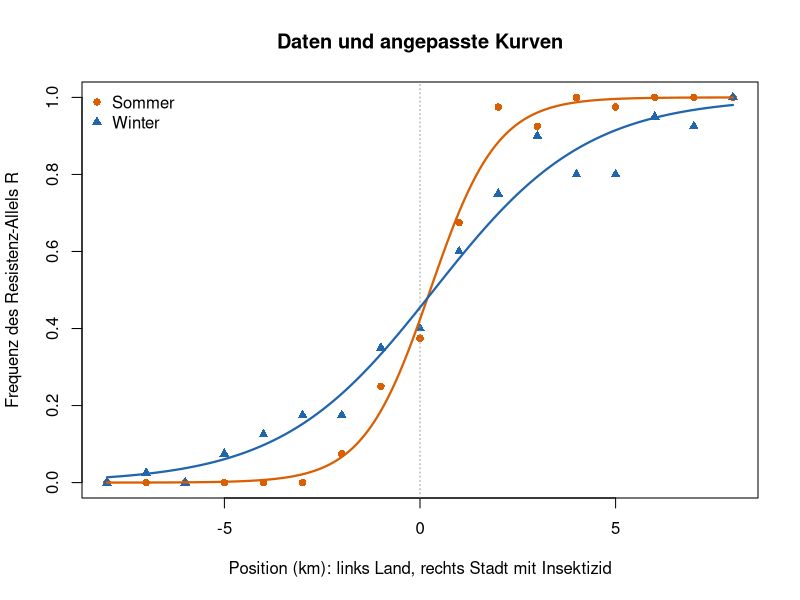
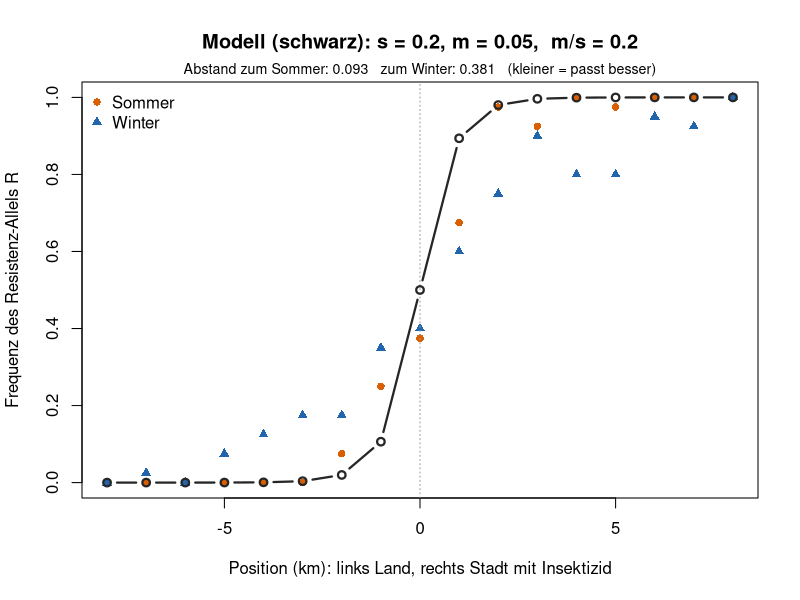
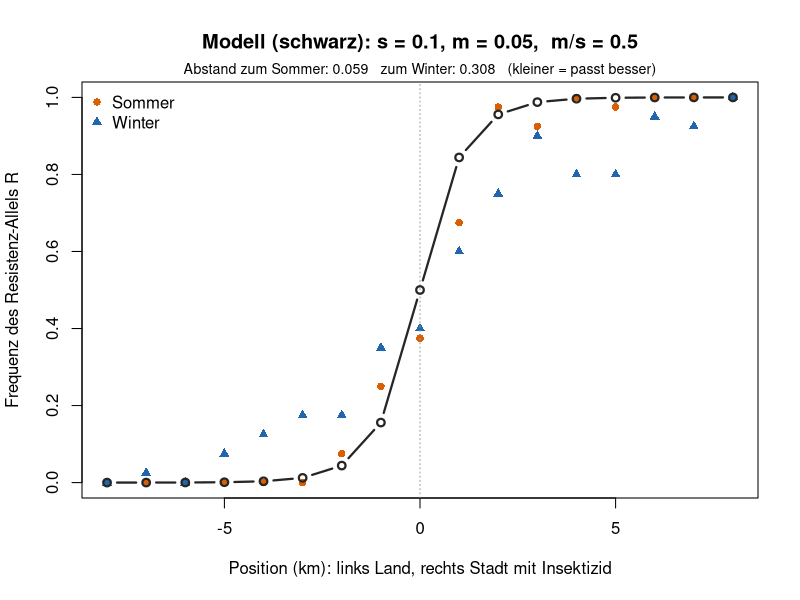

R code for these plots, in order:
## ---- chunk 1
# Position in km: links (x < 0) Land ohne Insektizid, rechts (x > 0) Stadt mit Insektizid
x <- seq(-8, 8, by = 1)
n <- 40   # untersuchte Allele (Genkopien) pro Stelle

# Anzahl Resistenz-Allele R pro Stelle (Kursdaten)
k_sommer <- c(0, 0, 0, 0, 0, 0, 3, 10, 15, 27, 39, 37, 40, 39, 40, 40, 40)
k_winter <- c(0, 1, 0, 3, 5, 7, 7, 14, 16, 24, 30, 36, 32, 32, 38, 37, 40)

sommer <- data.frame(x = x, p = k_sommer / n)
winter <- data.frame(x = x, p = k_winter / n)
## ---- chunk 2
#| code-fold: true
#| code-summary: "Hilfsfunktionen (nicht verändern)"
farben <- c(Sommer = "#d95f02", Winter = "#2166ac")

# Logistische Kurve: c = Zentrum (p = 0.5), b = Steilheit, Breite = 4 / b
logistisch <- function(x, c, b) 1 / (1 + exp(-b * (x - c)))

passe_an <- function(d) {
  nls(p ~ logistisch(x, c, b), data = d, start = list(c = 0, b = 1))
}

zeige_clines <- function(main = "Resistenz entlang des Transekts") {
  plot(sommer$x, sommer$p, pch = 16, col = farben["Sommer"], ylim = c(0, 1),
       xlab = "Position (km): links Land, rechts Stadt mit Insektizid",
       ylab = "Frequenz des Resistenz-Allels R", main = main)
  points(winter$x, winter$p, pch = 17, col = farben["Winter"])
  abline(v = 0, lty = 3, col = "grey60")
  legend("topleft", c("Sommer", "Winter"), pch = c(16, 17),
         col = farben, bty = "n")
}

vergleiche_clines <- function() {
  fit_s <- passe_an(sommer)
  fit_w <- passe_an(winter)
  zeige_clines(main = "Daten und angepasste Kurven")
  x_fein <- seq(-8, 8, length.out = 200)
  lines(x_fein, predict(fit_s, data.frame(x = x_fein)),
        col = farben["Sommer"], lwd = 2.2)
  lines(x_fein, predict(fit_w, data.frame(x = x_fein)),
        col = farben["Winter"], lwd = 2.2)
  tab <- rbind(Sommer = coef(fit_s), Winter = coef(fit_w))
  data.frame(zentrum_km = round(tab[, "c"], 1),
             breite_km  = round(4 / tab[, "b"], 1))
}

# Modell wie Woche 7, aber 17 Stellen in einer Reihe:
# 1. Selektion lokal: in der Stadt ist R besser, auf dem Land r
# 2. Migration: Anteil m/2 fliegt zu jeder Nachbarstelle
selektionsschritt <- function(p, w) {
  q <- 1 - p
  w_quer <- p^2 * w[1] + 2 * p * q * w[2] + q^2 * w[3]
  (p^2 * w[1] + p * q * w[2]) / w_quer
}

simuliere_cline <- function(s, m, generationen = 3000) {
  p <- rep(0.5, length(x))
  for (t in seq_len(generationen)) {
    for (i in seq_along(x)) {
      w <- if (x[i] > 0) c(1 + s, 1 + s / 2, 1) else c(1, 1 + s / 2, 1 + s)
      if (x[i] == 0) w <- c(1, 1, 1)
      p[i] <- selektionsschritt(p[i], w)
    }
    links  <- c(p[1], p[-length(p)])
    rechts <- c(p[-1], p[length(p)])
    p <- (1 - m) * p + m / 2 * links + m / 2 * rechts
  }
  p
}

# Abstand zwischen Modell und Daten (kleiner = passt besser)
abstand <- function(p_modell, daten) round(sum((p_modell - daten$p)^2), 3)

zeige_modell <- function(s, m) {
  p_modell <- simuliere_cline(s, m)
  zeige_clines(main = paste0("Modell (schwarz): s = ", s, ", m = ", m,
                             ",  m/s = ", round(m / s, 1)))
  lines(x, p_modell, col = "grey15", lwd = 2.2, type = "b", pch = 1)
  mtext(paste0("Abstand zum Sommer: ", abstand(p_modell, sommer),
               "   zum Winter: ", abstand(p_modell, winter),
               "   (kleiner = passt besser)"), side = 3, line = 0.2, cex = 0.85)
}
## ---- chunk 3
#| fig-height: 4.6
#| fig-width: 7.5
vergleiche_clines()
## ---- chunk 4
#| fig-height: 4.6
#| fig-width: 7.5
zeige_modell(s = 0.2, m = 0.05)   # hier s und m ändern
## ---- chunk 5
#| fig-height: 4.6
#| fig-width: 7.5
zeige_modell(s = 0.1, m = 0.05)   # hier s ändern
